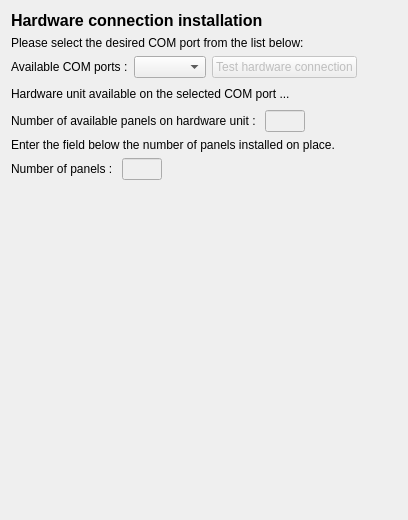
     <widget class="QWidget" name="pageInstallHardware">
      <layout class="QVBoxLayout" name="verticalLayout_7">
       <item>
        <widget class="QLabel" name="lblTitleHardwareInstall">
         <property name="font">
          <font>
           <pointsize>12</pointsize>
           <weight>75</weight>
           <bold>true</bold>
          </font>
         </property>
         <property name="text">
          <string>Hardware connection installation</string>
         </property>
        </widget>
       </item>
       <item>
        <widget class="QLabel" name="lblText5_1">
         <property name="text">
          <string>Please select the desired COM port from the list below:</string>
         </property>
        </widget>
       </item>
       <item>
        <layout class="QHBoxLayout" name="horizontalLayout_4">
         <item>
          <widget class="QLabel" name="lblText5_2">
           <property name="text">
            <string>Available COM ports :</string>
           </property>
          </widget>
         </item>
         <item>
          <widget class="QComboBox" name="cmbCOMPorts"/>
         </item>
         <item>
          <widget class="QPushButton" name="pbTestHWConnection">
           <property name="enabled">
            <bool>false</bool>
           </property>
           <property name="text">
            <string>Test hardware connection</string>
           </property>
          </widget>
         </item>
         <item>
          <spacer name="horizontalSpacer_5">
           <property name="orientation">
            <enum>Qt::Horizontal</enum>
           </property>
           <property name="sizeHint" stdset="0">
            <size>
             <width>40</width>
             <height>20</height>
            </size>
           </property>
          </spacer>
         </item>
        </layout>
       </item>
       <item>
        <layout class="QHBoxLayout" name="horizontalLayout_14">
         <item>
          <widget class="QLabel" name="lblText5_3">
           <property name="text">
            <string>Hardware unit available on the selected COM port ...</string>
           </property>
          </widget>
         </item>
         <item>
          <spacer name="horizontalSpacer_23">
           <property name="orientation">
            <enum>Qt::Horizontal</enum>
           </property>
           <property name="sizeHint" stdset="0">
            <size>
             <width>40</width>
             <height>20</height>
            </size>
           </property>
          </spacer>
         </item>
         <item>
          <widget class="QLabel" name="imgOk5_1">
           <property name="maximumSize">
            <size>
             <width>20</width>
             <height>20</height>
            </size>
           </property>
           <property name="text">
            <string/>
           </property>
           <property name="pixmap">
            <pixmap resource="install.qrc">:/icons/40x40_ok.png</pixmap>
           </property>
           <property name="scaledContents">
            <bool>true</bool>
           </property>
          </widget>
         </item>
         <item>
          <widget class="QLabel" name="imgFail5_1">
           <property name="maximumSize">
            <size>
             <width>20</width>
             <height>20</height>
            </size>
           </property>
           <property name="text">
            <string/>
           </property>
           <property name="pixmap">
            <pixmap resource="install.qrc">:/icons/40x40_fail.png</pixmap>
           </property>
           <property name="scaledContents">
            <bool>true</bool>
           </property>
          </widget>
         </item>
        </layout>
       </item>
       <item>
        <layout class="QHBoxLayout" name="horizontalLayout_15">
         <item>
          <widget class="QLabel" name="lblText5_4">
           <property name="text">
            <string>Number of available panels on hardware unit : </string>
           </property>
          </widget>
         </item>
         <item>
          <widget class="QLineEdit" name="ledPanelsAvailable">
           <property name="enabled">
            <bool>false</bool>
           </property>
           <property name="maximumSize">
            <size>
             <width>40</width>
             <height>16777215</height>
            </size>
           </property>
           <property name="readOnly">
            <bool>false</bool>
           </property>
          </widget>
         </item>
         <item>
          <spacer name="horizontalSpacer_24">
           <property name="orientation">
            <enum>Qt::Horizontal</enum>
           </property>
           <property name="sizeHint" stdset="0">
            <size>
             <width>40</width>
             <height>20</height>
            </size>
           </property>
          </spacer>
         </item>
        </layout>
       </item>
       <item>
        <widget class="QLabel" name="lblText5_5">
         <property name="text">
          <string>Enter the field below the number of panels installed on place.</string>
         </property>
        </widget>
       </item>
       <item>
        <layout class="QHBoxLayout" name="horizontalLayout_16">
         <item>
          <widget class="QLabel" name="lblText5_6">
           <property name="text">
            <string>Number of panels : </string>
           </property>
          </widget>
         </item>
         <item>
          <widget class="QLineEdit" name="ledPanelsInstalled">
           <property name="enabled">
            <bool>false</bool>
           </property>
           <property name="maximumSize">
            <size>
             <width>40</width>
             <height>16777215</height>
            </size>
           </property>
          </widget>
         </item>
         <item>
          <spacer name="horizontalSpacer_25">
           <property name="orientation">
            <enum>Qt::Horizontal</enum>
           </property>
           <property name="sizeHint" stdset="0">
            <size>
             <width>40</width>
             <height>20</height>
            </size>
           </property>
          </spacer>
         </item>
        </layout>
       </item>
       <item>
        <spacer name="verticalSpacer_8">
         <property name="orientation">
          <enum>Qt::Vertical</enum>
         </property>
         <property name="sizeHint" stdset="0">
          <size>
           <width>20</width>
           <height>329</height>
          </size>
         </property>
        </spacer>
       </item>
      </layout>
     </widget>
